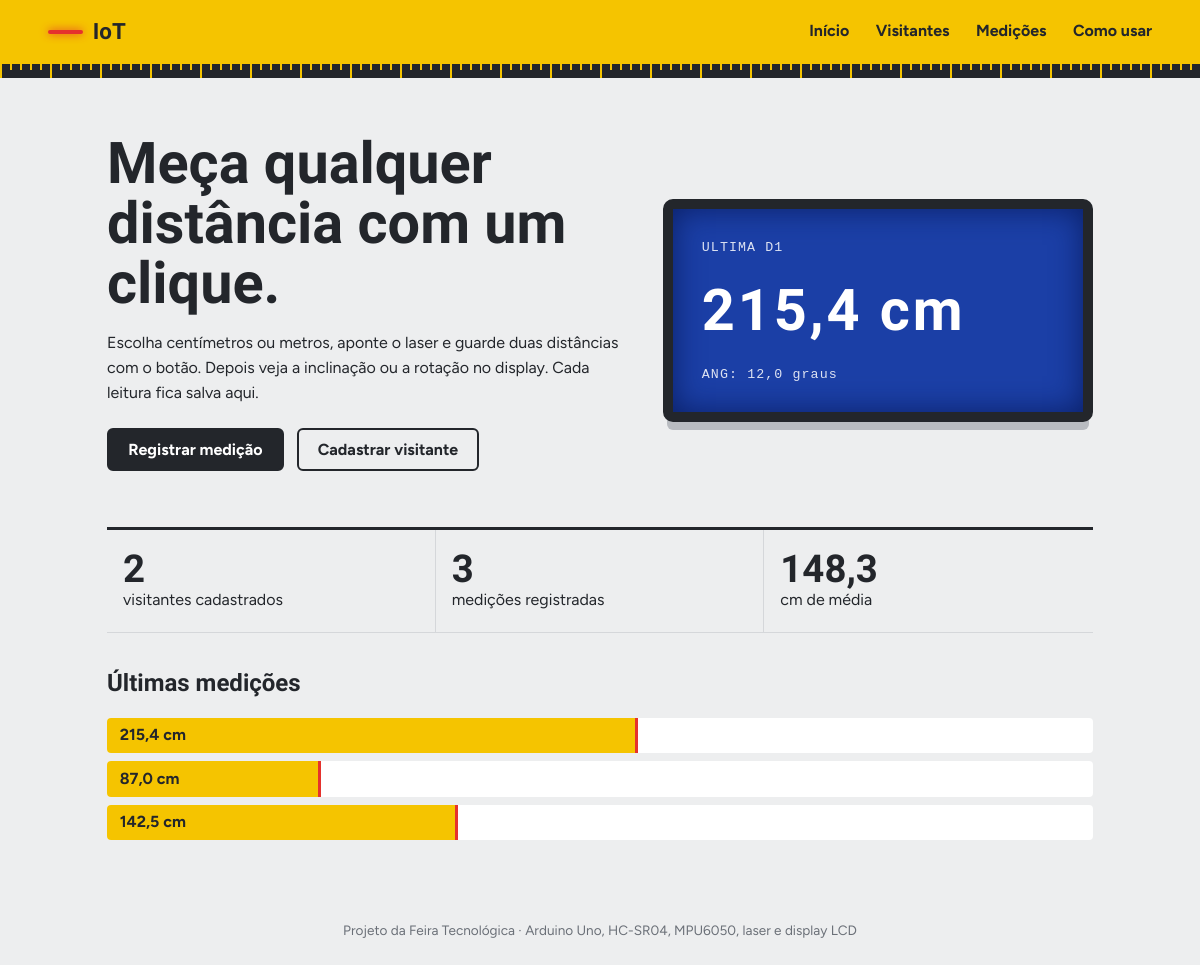
The page / on the database its author committed.
### tables this page shows
CREATE TABLE medicoes (
  id            INT UNSIGNED AUTO_INCREMENT PRIMARY KEY,
  visitante_id  INT UNSIGNED NULL,
  d1_cm         DECIMAL(6,1) NOT NULL CHECK (d1_cm BETWEEN 2 AND 400),
  d2_cm         DECIMAL(6,1) NULL CHECK (d2_cm BETWEEN 2 AND 400),
  angulo_graus  DECIMAL(4,1) NULL CHECK (angulo_graus BETWEEN 0 AND 90),
  eixo          ENUM('inclinacao','rotacao') NOT NULL DEFAULT 'inclinacao',
  origem        ENUM('dispositivo','manual') NOT NULL DEFAULT 'manual',
  observacao    VARCHAR(200) NULL,
  criado_em     DATETIME NOT NULL DEFAULT CURRENT_TIMESTAMP,
  CONSTRAINT fk_medicao_visitante FOREIGN KEY (visitante_id)
    REFERENCES visitantes(id) ON DELETE SET NULL ON UPDATE CASCADE
);

### index.php (the view, shortened to what this page needs)
<?php
require 'conexao.php';
$totalVisitantes = $pdo->query("SELECT COUNT(*) FROM visitantes")->fetchColumn();
$totalMedicoes   = $pdo->query("SELECT COUNT(*) FROM medicoes")->fetchColumn();
$media           = $pdo->query("SELECT COALESCE(AVG(d1_cm),0) FROM medicoes")->fetchColumn();
$ultimas         = $pdo->query("SELECT d1_cm, angulo_graus FROM medicoes ORDER BY id DESC LIMIT 8")->fetchAll();
include 'includes/topo.php';
?>
<section class="hero">
  <div>
    <h1>Meça qualquer distância com um clique.</h1>
    <p>Escolha centímetros ou metros, aponte o laser e guarde duas distâncias com o botão. Depois veja a inclinação ou a rotação no display. Cada leitura fica salva aqui.</p>
    <p class="acoes">
      <a class="btn" href="medicao_form.php">Registrar medição</a>
      <a class="btn sec" href="visitante_form.php">Cadastrar visitante</a>
    </p>
  </div>
  <div class="lcd">
    <small>ULTIMA D1</small>
    <strong><?= $ultimas ? number_format($ultimas[0]['d1_cm'], 1, ',', '') : '--' ?> cm</strong>
    <small>ANG: <?= $ultimas ? number_format((float)$ultimas[0]['angulo_graus'], 1, ',', '') : '--' ?> graus</small>
  </div>
</section>
<section class="numeros">
  <div><b><?= $totalVisitantes ?></b> visitantes cadastrados</div>
  <div><b><?= $totalMedicoes ?></b> medições registradas</div>
  <div><b><?= number_format($media, 1, ',', '') ?></b> cm de média</div>
</section>
<section class="painel">
  <h2>Últimas medições</h2>
  <?php foreach ($ultimas as $m): ?>
    <div class="barra"><span style="width:<?= min(100, $m['d1_cm'] / 4) ?>%"></span><em><?= number_format($m['d1_cm'], 1, ',', '') ?> cm</em></div>
  <?php endforeach; ?>
</section>
<?php include 'includes/rodape.php'; ?>

### css/estilo.css (style rules this page uses)
:root { --fita:#F5C400;--grafite:#23262B;--concreto:#EDEEEF;--branco:#fff;--laser:#E5322D;--lcd:#1B3FA6;--linha:#D5D7DA }
* { box-sizing:border-box }
body { margin:0;background:var(--concreto);color:var(--grafite);font:16px/1.55 Figtree,system-ui,sans-serif }
h1,h2,.marca,.lcd strong,.numeros b { font-family:'Bricolage Grotesque',Figtree,sans-serif }
.hero { display:grid;grid-template-columns:1.2fr 1fr;gap:2.5rem;align-items:center;padding:1.5rem 0 2.5rem }
.hero h1 { font-size:clamp(2.2rem,5vw,3.6rem);line-height:1.05;margin:0 0 1rem;font-weight:800 }
.hero p { max-width:52ch }
.lcd { background:var(--lcd);color:#fff;padding:1.6rem 1.8rem;border-radius:10px;border:10px solid var(--grafite);box-shadow:inset 0 0 30px #0a1f66,0 12px 0 -4px #b9bcc1;font-family:'Courier New',monospace }
.lcd strong { display:block;font-size:clamp(2.4rem,6vw,3.6rem);letter-spacing:.05em;margin:.4rem 0;font-weight:600 }
.lcd small { opacity:.85;letter-spacing:.08em }
.acoes { display:flex;gap:.8rem;flex-wrap:wrap;margin-top:1.4rem }
.btn { display:inline-block;background:var(--grafite);color:#fff;border:2px solid var(--grafite);padding:.65rem 1.2rem;border-radius:6px;font:700 1rem Figtree,sans-serif;text-decoration:none;cursor:pointer }
.btn.sec { background:transparent;color:var(--grafite) }
.numeros { display:grid;grid-template-columns:repeat(auto-fit,minmax(200px,1fr));border-top:3px solid var(--grafite);border-bottom:1px solid var(--linha) }
.numeros div { padding:1.2rem 1rem;border-right:1px solid var(--linha) }
.numeros div:last-child { border:0 }
.numeros b { display:block;font-size:2.4rem;line-height:1 }
.painel { padding-top:2rem }
.painel h2 { margin:0 0 1rem }
.barra { background:var(--branco);height:2.2rem;margin-bottom:.5rem;position:relative;border-radius:4px;overflow:hidden }
.barra span { display:block;height:100%;background:var(--fita);border-right:3px solid var(--laser) }
.barra em { position:absolute;inset:0 auto 0 .8rem;display:flex;align-items:center;font-style:normal;font-weight:700 }
a { color:var(--lcd) }

### rows shown on the page
medicoes: d1_cm "215,4", angulo_graus "12,0"
medicoes: d1_cm "87,0"
medicoes: d1_cm "142,5"

### other values the page prints
$totalVisitantes "2"
$totalMedicoes "3"
$media "148,3"
